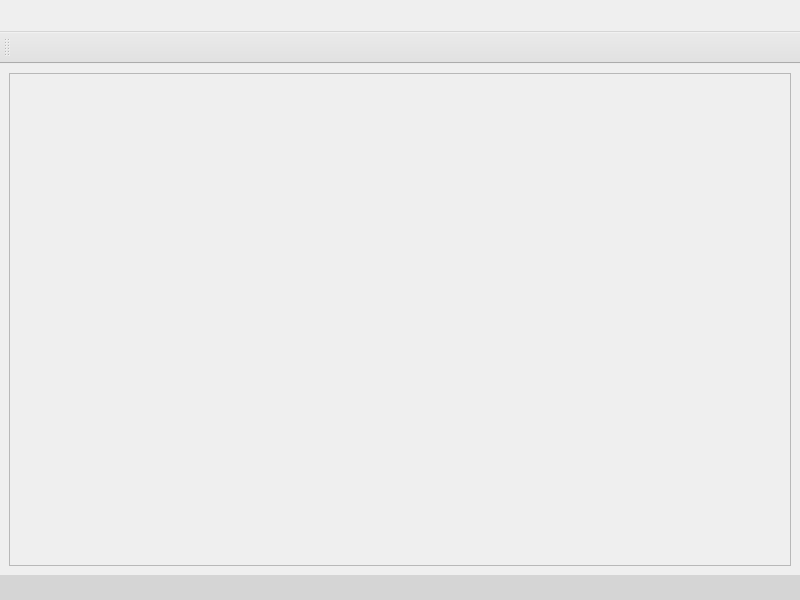
<?xml version="1.0" encoding="UTF-8"?>
<ui version="4.0">
 <class>MainWindow</class>
 <widget class="QMainWindow" name="MainWindow">
  <property name="geometry">
   <rect>
    <x>0</x>
    <y>0</y>
    <width>800</width>
    <height>600</height>
   </rect>
  </property>
  <property name="windowTitle">
   <string>MainWindow</string>
  </property>
  <widget class="QWidget" name="centralwidget">
   <layout class="QVBoxLayout" name="verticalLayout">
    <item>
     <widget class="QFrame" name="central_Frame">
      <property name="frameShape">
       <enum>QFrame::StyledPanel</enum>
      </property>
      <property name="frameShadow">
       <enum>QFrame::Raised</enum>
      </property>
     </widget>
    </item>
   </layout>
  </widget>
  <widget class="QMenuBar" name="menubar">
   <property name="geometry">
    <rect>
     <x>0</x>
     <y>0</y>
     <width>800</width>
     <height>32</height>
    </rect>
   </property>
   <property name="minimumSize">
    <size>
     <width>0</width>
     <height>32</height>
    </size>
   </property>
  </widget>
  <widget class="QStatusBar" name="statusbar">
   <property name="minimumSize">
    <size>
     <width>0</width>
     <height>25</height>
    </size>
   </property>
   <property name="styleSheet">
    <string notr="true">background-color: rgb(213, 213, 213);</string>
   </property>
  </widget>
  <widget class="QToolBar" name="toolBar">
   <property name="minimumSize">
    <size>
     <width>0</width>
     <height>32</height>
    </size>
   </property>
   <property name="windowTitle">
    <string>toolBar</string>
   </property>
   <property name="styleSheet">
    <string notr="true">background-color: rgb(225, 225, 225);</string>
   </property>
   <property name="locale">
    <locale language="Russian" country="Russia"/>
   </property>
   <attribute name="toolBarArea">
    <enum>TopToolBarArea</enum>
   </attribute>
   <attribute name="toolBarBreak">
    <bool>false</bool>
   </attribute>
  </widget>
 </widget>
 <resources/>
 <connections/>
</ui>
